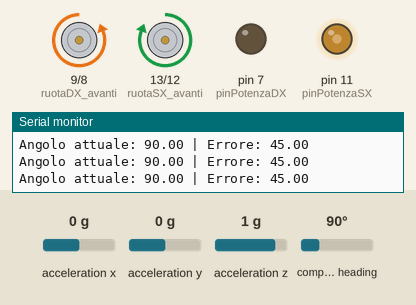
A sketch run on a simulated Arduino Uno, built with avr-gcc and run on an emulated ATmega328P. Shown: motor-driver pin pairs drawn as motors (green arrow = first pin HIGH = forward, orange = second pin HIGH = backward, longer = more drive), output pins drawn as LEDs (lit = HIGH), the last lines printed to the serial monitor. Inputs (shaded band) come from the test bench; at power-on: compass heading 90°, acceleration x 0 g, acceleration y 0 g, acceleration z 1 g.

Above: at 3.4 s.
3.5 s: compass heading set to 180°
At 4.7 s:
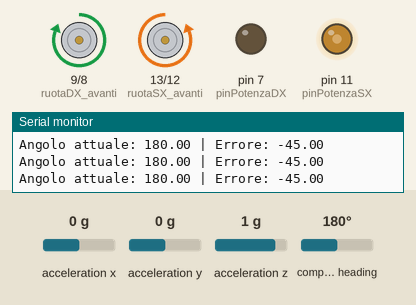
5.0 s: compass heading set to 138°
At 5.8 s:
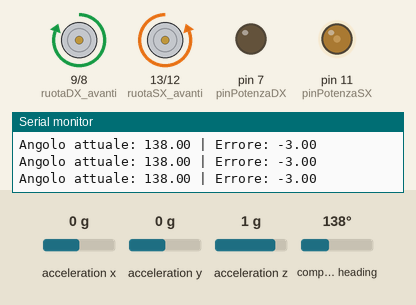
6.5 s: compass heading set to 131°
At 7.1 s:
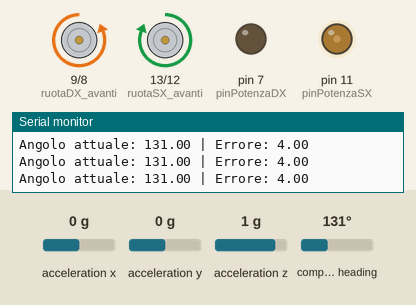
9.5 s: compass heading set to 87°
At 10.4 s:
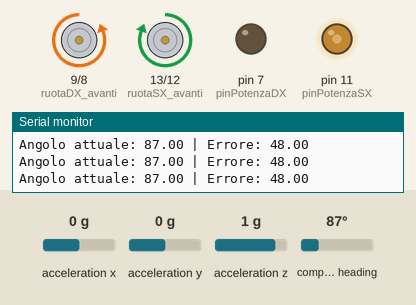
11.0 s: compass heading set to 80°
At 11.5 s:
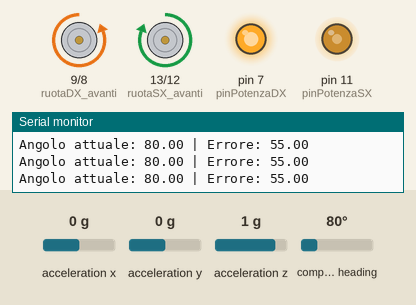
Timing chart, 0 to 13.5 s (numbered marks = the images above; inputs shaded):
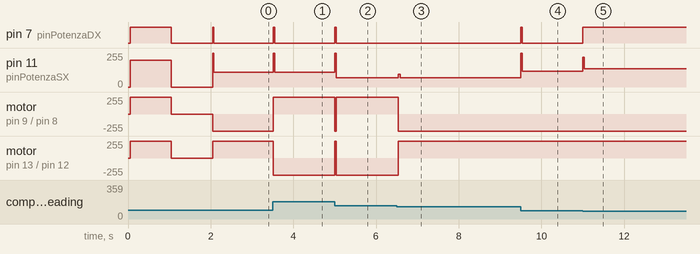

Measured:
- the behaviour switches between 136 and 135° on compass heading (found by bisection; images 2 and 3)
- the behaviour switches between 84 and 83° on compass heading (found by bisection; images 4 and 5)
- after the input at 3.5 s, pin 7 (pinPotenzaDX): LOW → HIGH at once, → LOW 0.04 s later; pin 11 (pinPotenzaSX): 112/255 → 255/255 at once, → 112/255 0.04 s later
- after the input at 5.0 s, pin 7 (pinPotenzaDX): LOW → HIGH at once, → LOW 0.04 s later; pin 11 (pinPotenzaSX): 112/255 → 70/255 at once
- after the input at 6.5 s, pin 11 (pinPotenzaSX): 70/255 → 95/255 at once, → 70/255 0.04 s later; motor on pin 9 (ruotaDX_avanti) / pin 8 (ruotaDX_indietro): forward 255/255 → backward 255/255 at once; motor on pin 13 (ruotaSX_avanti) / pin 12 (ruotaSX_indietro): backward 255/255 → forward 255/255 at once
- after the input at 9.5 s, pin 7 (pinPotenzaDX): LOW → HIGH at once, → LOW 0.04 s later; pin 11 (pinPotenzaSX): 70/255 → 120/255 at once
- after the input at 11.0 s, pin 7 (pinPotenzaDX): LOW → HIGH at once; pin 11 (pinPotenzaSX): 120/255 → 137/255 at once

The sketch:

sketch_mar29a.ino
```cpp
#include <Servo.h>
#include <SoftwareSerial.h>
#include <Adafruit_Sensor.h>
#include <Adafruit_BNO055.h>
#include <utility/imumaths.h>

Servo myservo;

static int trigger = 4;
static int echo = 3;

long durata;
long distanza;

bool programmaAvviato = false;

SoftwareSerial maestroSerial(19, 18); // Pololu
Adafruit_BNO055 bno = Adafruit_BNO055(55); // Giroscopio

const int ruotaSX_indietro = 12;
const int ruotaSX_avanti = 13;
const int pinPotenzaSX = 11;
const int ruotaDX_indietro = 8;
const int ruotaDX_avanti = 9;
const int pinPotenzaDX = 7;

const int potenza = 200;
const int tempo_per_90_gradi = 550;

// Parametri PID
float Kp = 2.5;
float Ki = 0.0;
float Kd = 0.5;
float integral = 0;
float previous_error = 0;


// === FUNZIONI ===

void startScript() {
  if(programmaAvviato) {
    maestroSerial.write(0xA7);
    Serial.println("Script avviato su Pololu");
  }
}

void fermaMotori() {
  Serial.println("Motori fermi.");
  digitalWrite(ruotaSX_indietro, LOW);
  digitalWrite(ruotaSX_avanti, LOW);
  analogWrite(pinPotenzaSX, 0);
  digitalWrite(ruotaDX_indietro, LOW);
  digitalWrite(ruotaDX_avanti, LOW);
  analogWrite(pinPotenzaDX, 0);
}

void dritto(int secondi) {
  Serial.print("Muovo avanti per ");
  Serial.print(secondi);
  Serial.println(" secondi");

  digitalWrite(ruotaSX_indietro, LOW);
  digitalWrite(ruotaSX_avanti, HIGH);
  analogWrite(pinPotenzaSX, potenza);
  digitalWrite(ruotaDX_indietro, LOW);
  digitalWrite(ruotaDX_avanti, HIGH);
  analogWrite(pinPotenzaDX, potenza);

  delay(secondi * 1000);
  fermaMotori();
}

void indietro(int secondi) {
  Serial.print("Muovo indietro per ");
  Serial.print(secondi);
  Serial.println(" secondi");

  digitalWrite(ruotaSX_indietro, HIGH);
  digitalWrite(ruotaSX_avanti, LOW);
  analogWrite(pinPotenzaSX, potenza);
  digitalWrite(ruotaDX_indietro, HIGH);
  digitalWrite(ruotaDX_avanti, LOW);
  analogWrite(pinPotenzaDX, potenza);

  delay(secondi * 1000);
  fermaMotori();
}

void ruota_se_stesso_preciso(float angoloTarget, bool destra) {
  sensors_event_t orientationData;
  bno.getEvent(&orientationData, Adafruit_BNO055::VECTOR_EULER);
  float angoloIniziale = orientationData.orientation.x;

  float angoloDesiderato;
  if (destra) {
    angoloDesiderato = fmod(angoloIniziale + angoloTarget, 360);
  } else {
    angoloDesiderato = fmod(angoloIniziale - angoloTarget + 360, 360);
  }

  float errore = 0;
  unsigned long tempoPrecedente = millis();

  while (true) {
    bno.getEvent(&orientationData, Adafruit_BNO055::VECTOR_EULER);
    float angoloAttuale = orientationData.orientation.x;

    errore = angoloDesiderato - angoloAttuale;

    if (errore > 180) errore -= 360;
    if (errore < -180) errore += 360;

    if (abs(errore) < 1.0) break;

    unsigned long tempoAttuale = millis();
    float deltaTempo = (tempoAttuale - tempoPrecedente) / 1000.0;

    integral += errore * deltaTempo;
    float derivative = (errore - previous_error) / deltaTempo;
    float output = Kp * errore + Ki * integral + Kd * derivative;

    previous_error = errore;
    tempoPrecedente = tempoAttuale;

    output = constrain(output, -255, 255);
    int velocita = abs((int)output);
    velocita = constrain(velocita, 70, 255); // soglia minima

    if (output > 0) {
      // ruota a destra
      digitalWrite(ruotaSX_indietro, LOW);
      digitalWrite(ruotaSX_avanti, HIGH);
      analogWrite(pinPotenzaSX, velocita);
      digitalWrite(ruotaDX_indietro, HIGH);
      digitalWrite(ruotaDX_avanti, LOW);
      analogWrite(pinPotenzaDX, velocita);
    } else {
      // ruota a sinistra
      digitalWrite(ruotaSX_indietro, HIGH);
      digitalWrite(ruotaSX_avanti, LOW);
      analogWrite(pinPotenzaSX, velocita);
      digitalWrite(ruotaDX_indietro, LOW);
      digitalWrite(ruotaDX_avanti, HIGH);
      analogWrite(pinPotenzaDX, velocita);
    }


    //debug
    Serial.print("Angolo attuale: ");
    Serial.print(angoloAttuale);
    Serial.print(" | Errore: ");
    Serial.println(errore);


    delay(20);
  }

  fermaMotori();
  integral = 0;
  previous_error = 0;
}

void misurareDistanza() {
  digitalWrite(trigger, HIGH);
  delayMicroseconds(10);
  digitalWrite(trigger, LOW);

  durata = pulseIn(echo, HIGH, 300000);

  if (durata > 0) {
    distanza = durata / 29 / 2;
    Serial.print("Distanza: ");
    Serial.print(distanza);
    Serial.println(" cm");
  } else {
    distanza = -1;
    Serial.println("Nessun segnale rilevato!");
  }
}

// === SETUP ===

void setup() {
  Serial.begin(9600);

  pinMode(trigger, OUTPUT);
  pinMode(echo, INPUT);
  digitalWrite(trigger, LOW);
  delay(50);

  maestroSerial.begin(9600);

  pinMode(ruotaSX_indietro, OUTPUT);
  pinMode(ruotaSX_avanti, OUTPUT);
  pinMode(pinPotenzaSX, OUTPUT);
  pinMode(ruotaDX_indietro, OUTPUT);
  pinMode(ruotaDX_avanti, OUTPUT);
  pinMode(pinPotenzaDX, OUTPUT);

  fermaMotori();

  if (!bno.begin()) {
    Serial.println("Errore nel rilevare il BNO055");
    while (1);
  }
  bno.setExtCrystalUse(true);
  Serial.println("BNO055 pronto.");

  myservo.write(30);
}

// === LOOP ===

void loop() {

  /*dritto(2);
  delay(1000);

  ruota_se_stesso_preciso(45, false);
  delay(1000);
*/
  dritto(1);
  delay(1000);

  ruota_se_stesso_preciso(45, true);
  delay(1000);
  ruota_se_stesso_preciso(45, true);
  delay(1000);
  ruota_se_stesso_preciso(45, false);
  delay(1000);
  ruota_se_stesso_preciso(45, false);
  delay(1000);
  ruota_se_stesso_preciso(45, true);
  delay(1000);
  ruota_se_stesso_preciso(45, true);
  delay(1000);

  dritto(2);
  delay(1000);

  ruota_se_stesso_preciso(45, false);
  delay(1000);
  ruota_se_stesso_preciso(45, false);
  delay(1000);
  ruota_se_stesso_preciso(45, true);
  delay(1000);
  ruota_se_stesso_preciso(45, true);
  delay(1000);
  ruota_se_stesso_preciso(45, false);
  delay(1000);
  ruota_se_stesso_preciso(45, false);
  delay(1000);

  dritto(1);
  delay(1000);
}
```
